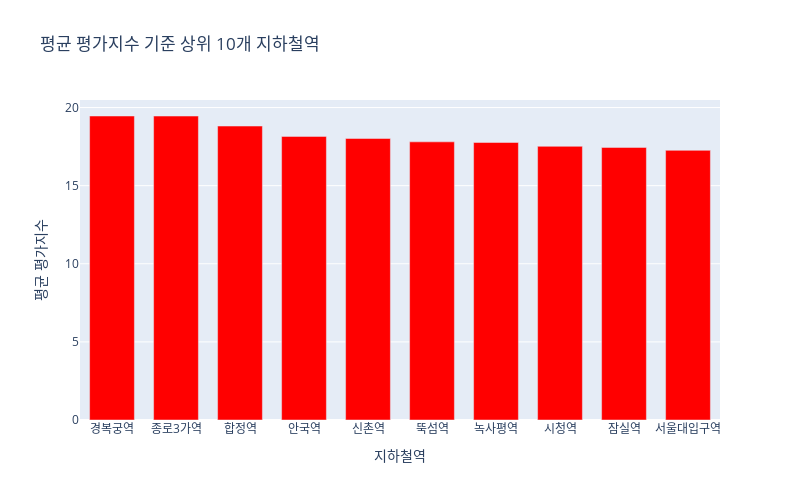

Here is the notebook cell this chart was saved with:
### Code cell
# 상위 10개만 추출
top10 = station_avg.head(10)

# 그래프 그리기
fig = px.bar(
    top10,
    x='station',
    y='value',
    title='평균 평가지수 기준 상위 10개 지하철역',
    color_discrete_sequence=['red']

)
fig.update_layout(
    width=800,
    height=500,
    bargap=0.3,  # 바 간격 (막대 폭 줄이기 효과)
    title='평균 평가지수 기준 상위 10개 지하철역',
    xaxis_title='지하철역',
    yaxis_title='평균 평가지수'
)
fig.show()

### Figure 1 — Plotly figure (JSON) as saved in the notebook; plotly's stock layout.template omitted (floating-point values rounded to 4 significant figures)
{"data": [{"hovertemplate": "station=%{x}<br>value=%{y}<extra></extra>", "legendgroup": "", "marker": {"color": "red", "pattern": {"shape": ""}}, "name": "", "orientation": "v", "showlegend": false, "textposition": "auto", "type": "bar", "x": ["경복궁역", "종로3가역", "합정역", "안국역", "신촌역", "뚝섬역", "녹사평역", "시청역", "잠실역", "서울대입구역"], "xaxis": "x", "y": [19.46, 19.45, 18.82, 18.15, 18.02, 17.8, 17.76, 17.52, 17.45, 17.26], "yaxis": "y"}], "layout": {"bargap": 0.3, "barmode": "relative", "height": 500, "legend": {"tracegroupgap": 0}, "title": {"text": "평균 평가지수 기준 상위 10개 지하철역"}, "width": 800, "xaxis": {"anchor": "y", "domain": [0, 1], "title": {"text": "지하철역"}}, "yaxis": {"anchor": "x", "domain": [0, 1], "title": {"text": "평균 평가지수"}}}}
